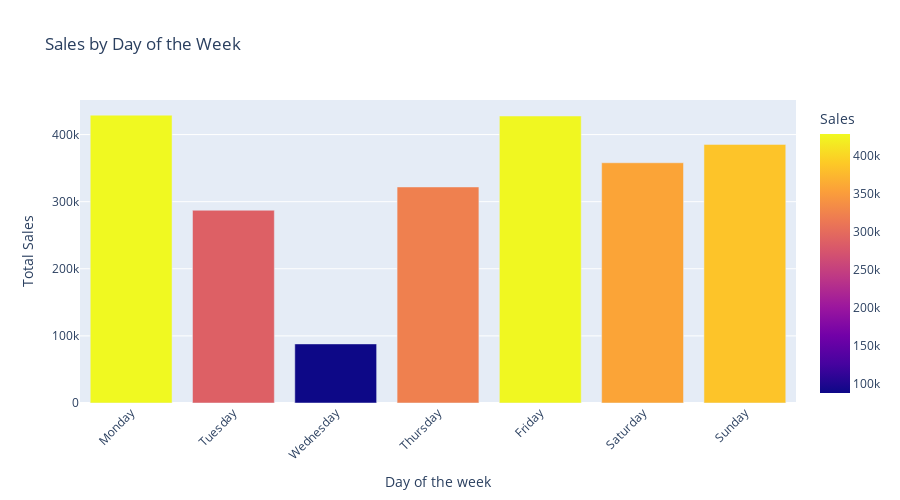

Here is the notebook cell this chart was saved with:
### Code cell
fig = px.bar(
    day_sales,
    x='Order DayName',
    y='Sales',
    color='Sales',
    title='Sales by Day of the Week'
)

fig.update_layout(
    xaxis_title='Day of the week',
    yaxis_title='Total Sales',
    xaxis_tickangle=-45,
    height=500
)

fig.show()

### Figure 1 — Plotly figure (JSON) as saved in the notebook; plotly's stock layout.template omitted (floating-point values rounded to 4 significant figures)
{"data": [{"alignmentgroup": "True", "hovertemplate": "Order DayName=%{x}<br>Sales=%{marker.color}<extra></extra>", "legendgroup": "", "marker": {"color": [428900.0, 287200.0, 88060.0, 322000.0, 427700.0, 358000.0, 385400.0], "coloraxis": "coloraxis", "pattern": {"shape": ""}}, "name": "", "offsetgroup": "", "orientation": "v", "showlegend": false, "textposition": "auto", "type": "bar", "x": ["Monday", "Tuesday", "Wednesday", "Thursday", "Friday", "Saturday", "Sunday"], "xaxis": "x", "y": [428900.0, 287200.0, 88060.0, 322000.0, 427700.0, 358000.0, 385400.0], "yaxis": "y"}], "layout": {"barmode": "relative", "coloraxis": {"colorbar": {"title": {"text": "Sales"}}, "colorscale": [[0, "#0d0887"], [0.1111, "#46039f"], [0.2222, "#7201a8"], [0.3333, "#9c179e"], [0.4444, "#bd3786"], [0.5556, "#d8576b"], [0.6667, "#ed7953"], [0.7778, "#fb9f3a"], [0.8889, "#fdca26"], [1, "#f0f921"]]}, "height": 500, "legend": {"tracegroupgap": 0}, "title": {"text": "Sales by Day of the Week"}, "xaxis": {"anchor": "y", "domain": [0, 1], "tickangle": -45, "title": {"text": "Day of the week"}}, "yaxis": {"anchor": "x", "domain": [0, 1], "title": {"text": "Total Sales"}}}}
